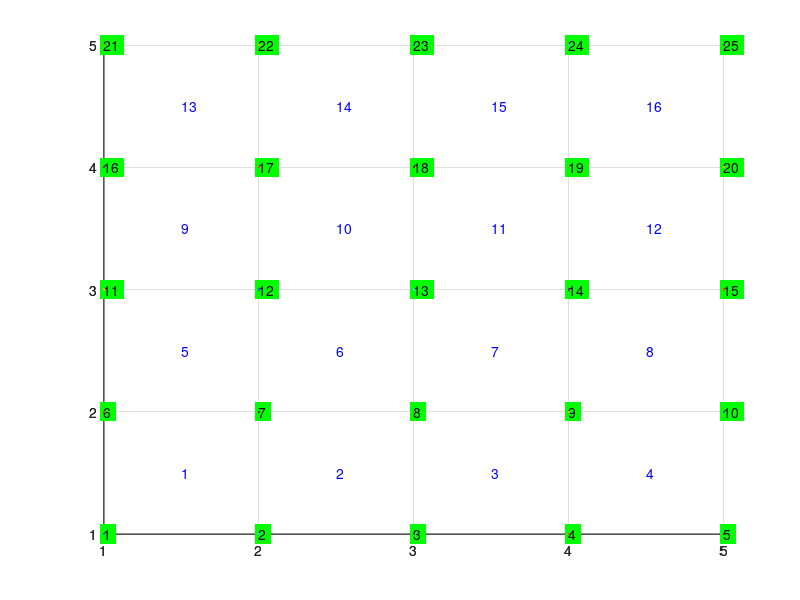

Write MATLAB code to recreate this figure.
r=input('enter the number of rows=');
c=input('enter the number of columns=');
axis([1 r 1 c])
axes('color','w')
grid on
loop=1;
for i=1:(r-1)
    for j=1:(c-1)
        text(j+0.5,i+0.5,int2str(loop),'color','b')
        loop=loop+1;
    end
end
lloop=1;
for i=1:(r)
    for j=1:(c)
        hold on
        text(j,i,int2str(lloop),'BackgroundColor',[0 1 0],'color',[0.1 0 0.1])
        lloop=lloop+1;
    end
end
if r>c
    bv=r;
else
    bv=c;
end
for i=1:(bv)
    for j=1:(bv)
        plot(i,j)
        hold on
    end
end
inpcheck=((r-1)*(c-1));
inp=input('please enter the element number, whose nodes are required  ');
if inp>inpcheck
    str1='The maximum possible number of elment is  ';
    str2= num2str(inpcheck);
    fprintf('%s', str1, str2)
else
end
  pnode=0;
  qnode=0;
  rnode=0;
  snode=0;
  bvar=0;
  
	  if rem(inp,c-1) > 0
	  
	      bvar=inp/(c-1);
	      pnode=inp+bvar;
	  else
	  
	      bvar=inp/(c-1)-1;
	      pnode=inp+bvar;
	  end
	  qnode=pnode+1;
	  rnode=pnode+c;
	  snode=rnode+1;
      str3=num2str(pnode-0.5);
      str4=num2str(qnode-0.5);
      str5=num2str(rnode-0.5);
      str6=num2str(snode-0.5);
      str7='local node 1=';
      str8='  local node 2=';
      str9='  local node 3=';
      str10=' local node 4=';
fprintf('%s', str7,str3,str8,str4,str9,str5,str10,str6)

